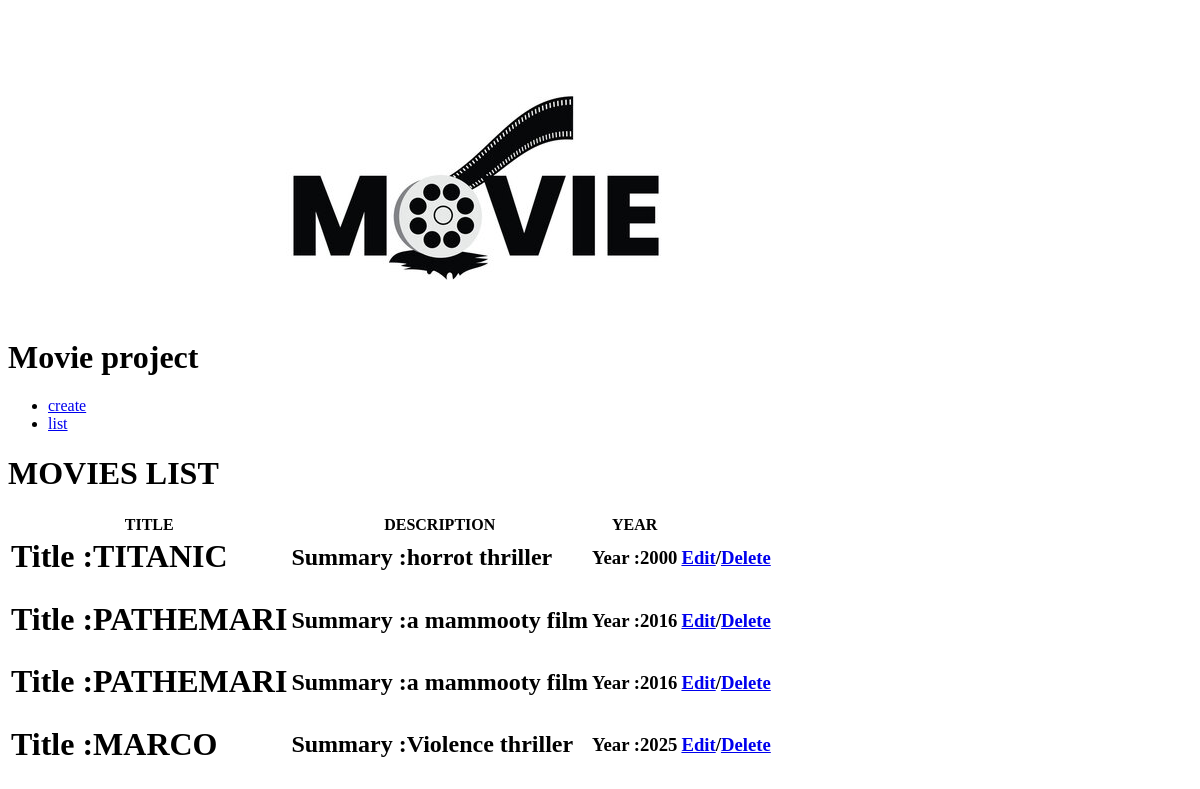
/, run on an earlier commit of the app's database.
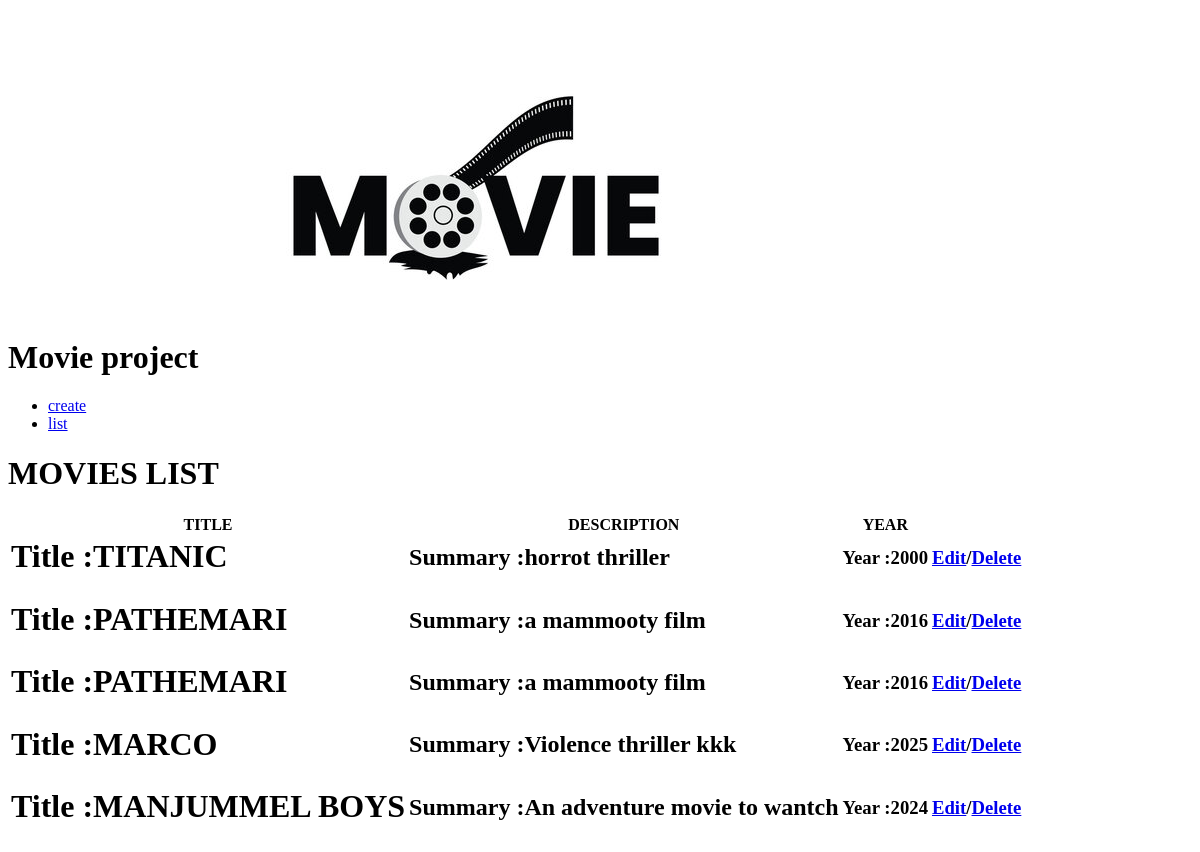
And on a later commit of the database.
### movies/models.py (models this page shows)
class MovieInfo(models.Model):
    title=models.CharField(max_length=200)
    year=models.IntegerField(null=True)
    description=models.TextField()

### movies/views.py (the view)
# urls.py: path('', views.list, name='list'),
def list(request):
        movie_set=MovieInfo.objects.all()
        print(movie_set)
        return render(request,'list.html',{'movies': movie_set})

### movies/templates/list.html
{% extends 'blank_layout.html' %}
{% load static %}
{% block content %}
    <h1>MOVIES LIST</h1>
    <table>
        <tr>
            <th>TITLE</th>
            <th>DESCRIPTION</th>
            <th>YEAR</th>
        </tr>
    {% for movie_obj in movies %}
    <tr>
    <td><h1>Title :{{movie_obj.title | upper}}</h1></td>
    <td><h2>Summary :{{movie_obj.description | default:'no data available'}}</h2></td>
    <td><h3>Year :{{movie_obj.year}}</h3></td>
    <td><h3><a href="{% url 'edit' movie_obj.id %}">Edit</a>/<a href="{% url 'delete' movie_obj.id %}">Delete</a></h3></td>
    </tr>
    {% endfor %}
    </table>
{% endblock content %}

What changed in the data, as far as the page shows it:
changed MovieInfo "MARCO": description "Violence thriller" → "Violence thriller kkk"
added MovieInfo: title "MANJUMMEL BOYS", description "An adventure movie to wantch", year "2024"
